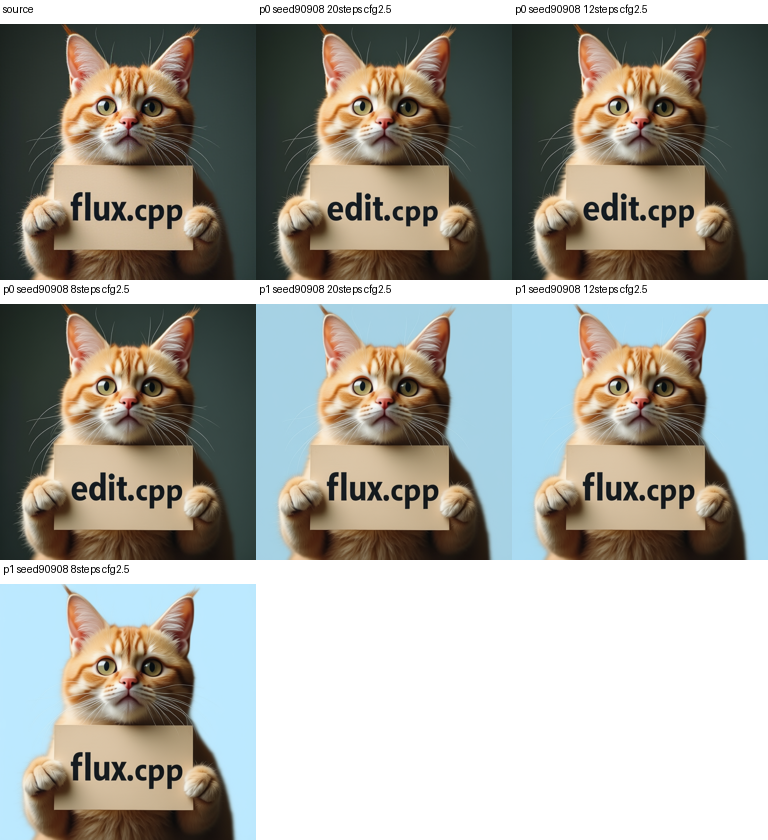
#> input picture performance/evals-2026-09-08/dense-contact-sheet.png, 768 x 840 px; its folder holds only this picture in this run
$ python image_edit_sweep.py --source ../performance/evals-2026-09-08/dense-contact-sheet.png --output out.png
#> lines starting #> are read from the running program, lines starting #| are printed output that depends on the picture
### tools/image_cache_bench.py
#!/usr/bin/env python3
"""Gate exact edit-result caching with uncached renders and key mutations."""
from __future__ import annotations

import argparse
import base64
import hashlib
import io
import json
import statistics
import time
import urllib.request
from pathlib import Path

from PIL import Image

from image_parity_bench import decode_image_response


def encode(image: Image.Image) -> str:
    buffer = io.BytesIO()
    image.save(buffer, format="PNG")
    return base64.b64encode(buffer.getvalue()).decode()


# [53 lines left out: function main, not called in this run]


# [2 lines that do not run on import are left out]

### tools/image_edit_sweep.py
#!/usr/bin/env python3
"""Repeated same-seed edit sweep. All timed generation requests bypass result cache.

The first step/guidance combination is the reference. Retention metrics are
diagnostics; inspect the saved source/output sheets for edit adherence.
"""

from __future__ import annotations

import argparse
import hashlib
import json
from pathlib import Path
import statistics
import time
import urllib.request

import numpy as np
from PIL import Image, ImageDraw

from image_cache_bench import encode
from image_parity_bench import decode_image_response, entropy, global_ssim


def main() -> int:
    parser = argparse.ArgumentParser(description=__doc__)
    parser.add_argument("--base", default="http://127.0.0.1:8793")
    parser.add_argument("--source", type=Path, required=True)
    parser.add_argument("--output", type=Path, required=True)
    parser.add_argument("--steps", type=int, nargs="+", default=[20, 12, 8])
    parser.add_argument("--guidances", type=float, nargs="+", default=[2.5])
    parser.add_argument("--seeds", type=int, nargs="+", default=[90908])
    parser.add_argument("--repeats", type=int, default=2)
    parser.add_argument("--prompt", action="append", help="repeat for each instruction")
    parser.add_argument(
        "--reference-dir", type=Path, help="compare to an earlier dense sweep"
    )
    parser.add_argument("--reference-steps", type=int, default=20)
    parser.add_argument("--expect-easycache", type=float, default=0)
    args = parser.parse_args()
    if args.repeats < 2 or any(s < 1 for s in args.steps):
        parser.error("need positive steps and at least 2 repeats")
    prompts = args.prompt or [
        "Change the text on the sign from 'flux.cpp' to 'edit.cpp'. Keep the cat and background unchanged.",
        "Change the background to light blue. Keep the cat and the sign unchanged.",
    ]
    args.output.mkdir(parents=True, exist_ok=False)
    source = Image.open(args.source).convert("RGB").resize((512, 512))
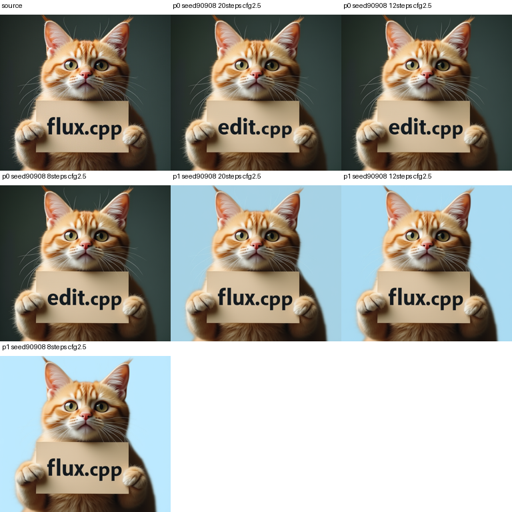
#> source: PIL image 512x512 RGB; mean R, G, B 163, 161.8, 153.9
    source.save(args.output / "source.png")
    report = {
        "complete": False,
        "rows": [],
        "failures": [],
        "source": str(args.source.resolve()),
        "source_pixel_sha256": hashlib.sha256(source.tobytes()).hexdigest(),
        "quality_status": "retention and repeat diagnostics; requires visual edit-adherence review",
    }
    references, tiles = {}, [("source", source)]

    def save() -> None:
        (args.output / "report.json").write_text(
            json.dumps(report, indent=2, allow_nan=False)
        )

    try:
        for prompt_index, prompt in enumerate(prompts):
            for seed in args.seeds:
                samples = {}
                # Alternate profile order on repeat to reduce temporal bias.
                profiles = [(s, g) for s in args.steps for g in args.guidances]
                for repeat in range(args.repeats):
                    for steps, guidance in (
                        profiles if repeat % 2 == 0 else reversed(profiles)
                    ):
                        key = (prompt_index, seed, steps, guidance)
                        payload = {
                            "prompt": prompt,
                            "image_base64": encode(source),
                            "size": "512x512",
                            "steps": steps,
                            "guidance_scale": guidance,
                            "seed": seed,
                            "cache": False,
                            "teleport": False,
                        }
                        request = urllib.request.Request(
                            args.base + "/v1/images/edits",
                            data=json.dumps(payload).encode(),
                            headers={
                                "Content-Type": "application/json",
                                "X-Omniserve-Tier": "background",
                            },
                        )
                        start = time.perf_counter()
                        with urllib.request.urlopen(request, timeout=900) as response:
                            image, meta = decode_image_response(
                                response.read(),
                                response.headers.get("Content-Type", ""),
                                900,
                            )
                        elapsed = (time.perf_counter() - start) * 1000
                        name = f"p{prompt_index}-s{seed}-steps{steps}-cfg{guidance}-r{repeat}"
                        image.save(args.output / (name + ".png"))
                        baseline_key = (prompt_index, seed)
                        if baseline_key not in references:
                            if args.reference_dir:
                                reference_name = (
                                    f"p{prompt_index}-s{seed}-steps{args.reference_steps}"
                                    f"-cfg{args.guidances[0]}-r0.png"
                                )
                                references[baseline_key] = Image.open(
                                    args.reference_dir / reference_name
                                ).convert("RGB")
                            else:
                                references[baseline_key] = image
                        baseline = np.asarray(references[baseline_key]).astype(
                            np.float64
                        )
                        array = np.asarray(image).astype(np.float64)
                        mse = float(np.mean((array - baseline) ** 2))
                        row = {
                            "case": name,
                            "prompt": prompt,
                            "seed": seed,
                            "steps": steps,
                            "guidance": guidance,
                            "repeat": repeat,
                            "wall_ms": elapsed,
                            "metadata": meta,
                            "pixel_sha256": hashlib.sha256(image.tobytes()).hexdigest(),
                            "baseline_ssim": global_ssim(baseline, array),
                            "baseline_psnr": float(10 * np.log10(255**2 / mse))
                            if mse
                            else None,
                            "baseline_exact": mse == 0,
                            "entropy": entropy(image),
                            "stddev": float(array.std()),
                        }
                        if row["entropy"] < 3 or row["stddev"] < 8:
                            report["failures"].append(
                                name + ": blank/low-information image"
                            )
                        if (meta.get("cache") or {}).get("hit") or (
                            meta.get("teleport") or {}
                        ).get("used"):
                            report["failures"].append(name + ": cache bypass failed")
                        observed = (meta.get("denoiser_cache") or {}).get(
                            "threshold", 0
                        )
                        if abs(observed - args.expect_easycache) > 1e-6:
                            report["failures"].append(
                                name + ": wrong denoiser cache configuration"
                            )
                        report["rows"].append(row)
                        samples.setdefault(key, []).append(row)
                        if repeat == 0:
                            tiles.append(
                                (
                                    f"p{prompt_index} seed{seed} {steps}steps cfg{guidance}",
                                    image,
                                )
                            )
                        save()
                        print(
                            json.dumps(
                                {
                                    "case": name,
                                    "wall_ms": elapsed,
                                    "baseline_ssim": row["baseline_ssim"],
                                }
                            ),
                            flush=True,
                        )
                for key, rows in samples.items():
                    if len({r["pixel_sha256"] for r in rows}) != 1:
                        report["failures"].append(
                            f"{key}: repeated uncached outputs differ"
                        )
                report.setdefault("summaries", []).extend(
                    {
                        "prompt_index": key[0],
                        "seed": key[1],
                        "steps": key[2],
                        "guidance": key[3],
                        "median_ms": statistics.median(row["wall_ms"] for row in rows),
                        "wall_ms": [row["wall_ms"] for row in rows],
                    }
                    for key, rows in samples.items()
                )
        report["complete"] = True
    finally:
        sheet = Image.new("RGB", (3 * 256, ((len(tiles) + 2) // 3) * 280), "white")
#> sheet: PIL image 768x280 RGB; every value is 255
        draw = ImageDraw.Draw(sheet)
        for i, (label, image) in enumerate(tiles):
            x, y = i % 3 * 256, i // 3 * 280
            sheet.paste(image.resize((256, 256)), (x, y + 24))
            draw.text((x + 3, y + 3), label, fill="black")
#> this loop made 1 pass
#> (label, x, y) on pass 1: ('source', 0, 0)
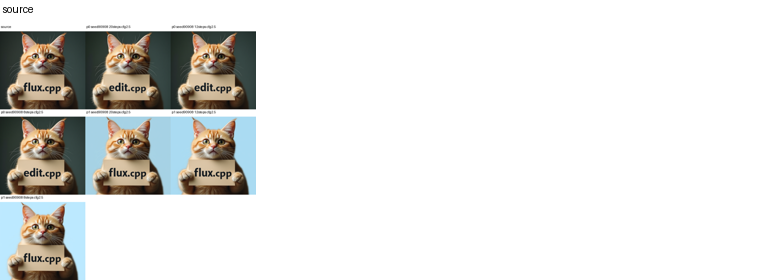
#> sheet: PIL image 768x280 RGB; mean R, G, B 226.8, 226.5, 224.1
        sheet.save(args.output / "contact-sheet.png")
        save()
    return int(bool(report["failures"]))


if __name__ == "__main__":
#> (the run stopped early here; a loop or call above may not have finished)

$ run again, on performance/evals-2026-09-08/easycache-0.1-contact-sheet.png
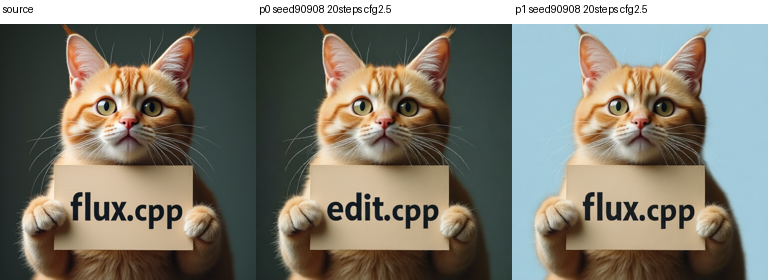
#> input picture performance/evals-2026-09-08/easycache-0.1-contact-sheet.png, 768 x 280 px
#> in main, `source = Image.open(args.source).convert("RGB").resize((512, 512))`:
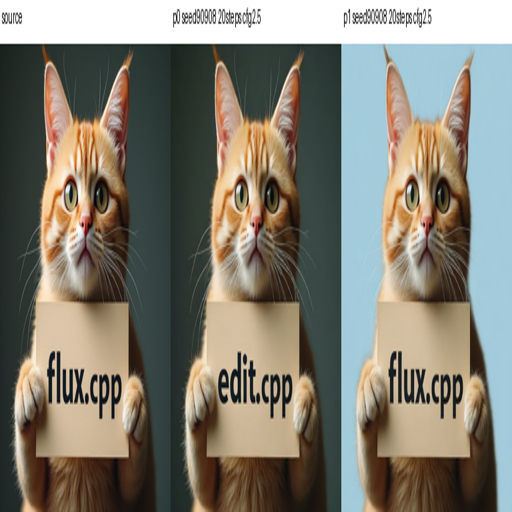
#> source: PIL image 512x512 RGB; mean R, G, B 129.2, 125.9, 114.2
#> the loop in main, `for i, (label, image) in enumerate(tiles):` made 1 pass
#> (label, x, y) on pass 1: ('source', 0, 0)
#> after the loop in main, `for i, (label, image) in enumerate(tiles):`:
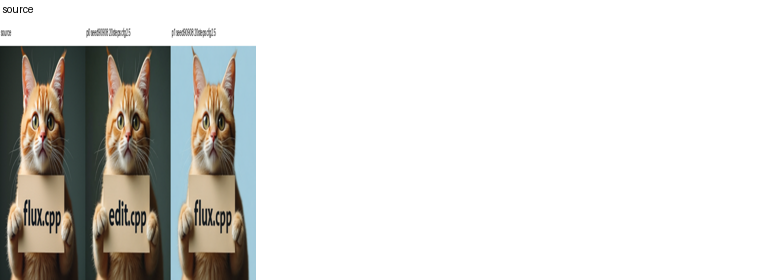
#> sheet: PIL image 768x280 RGB; mean R, G, B 216.6, 215.6, 212
